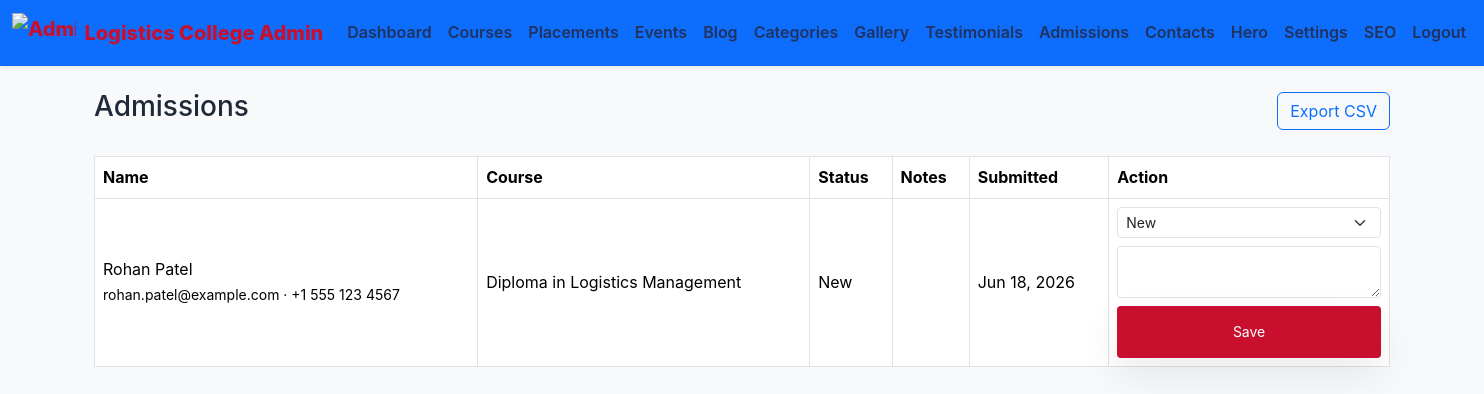
Screenshot of /admin/admissions.php (signed in) with the database file from the repository.
### tables this page shows
CREATE TABLE admissions (
  id INT UNSIGNED AUTO_INCREMENT PRIMARY KEY,
  name VARCHAR(150) NOT NULL,
  mobile VARCHAR(50) NOT NULL,
  email VARCHAR(150) NOT NULL,
  city VARCHAR(100) NOT NULL,
  state VARCHAR(100) NOT NULL,
  course_interested VARCHAR(255) NOT NULL,
  qualification VARCHAR(255) NOT NULL,
  message TEXT DEFAULT NULL,
  status ENUM('New','Contacted','Interested','Admitted','Rejected') NOT NULL DEFAULT 'New',
  notes TEXT DEFAULT NULL,
  created_at DATETIME NOT NULL DEFAULT CURRENT_TIMESTAMP,
  updated_at DATETIME NULL DEFAULT NULL
);

### includes/functions.php (called while the page is built, shortened)
<?php
function e($value) {
    return htmlspecialchars($value, ENT_QUOTES, 'UTF-8');
}
function get_base_url() {
    $scriptName = $_SERVER['SCRIPT_NAME'];
    $parts = explode('/', trim($scriptName, '/'));
    if (!empty($parts) && $parts[0] !== 'index.php') {
        array_pop($parts);
        return '/' . implode('/', $parts);
    }
    return '/';
}
function site_url($path = '') {
    $base = get_base_url();
    return $base . '/' . ltrim($path, '/');
}

### admin/admissions.php (the view, shortened to what this page needs)
<?php
require_once __DIR__ . '/../config/config.php';
$admissions = $pdo->query('SELECT * FROM admissions ORDER BY created_at DESC')->fetchAll();
require_once __DIR__ . '/../includes/admin_header.php';
?>
<div class="d-flex justify-content-between align-items-center mb-4">
    <h3>Admissions</h3>
    <a href="<?= e(site_url('admin/admissions.php?export=csv')) ?>" class="btn btn-outline-primary">Export CSV</a>
</div>
<table class="table table-bordered align-middle">
    <thead>
        <tr>
            <th>Name</th>
            <th>Course</th>
            <th>Status</th>
            <th>Notes</th>
            <th>Submitted</th>
            <th>Action</th>
        </tr>
    </thead>
    <tbody>
        <?php foreach ($admissions as $item): ?>
            <tr>
                <td><?= e($item['name']) ?><br><small><?= e($item['email']) ?> · <?= e($item['mobile']) ?></small></td>
                <td><?= e($item['course_interested']) ?></td>
                <td><?= e($item['status']) ?></td>
                <td><?= e($item['notes']) ?></td>
                <td><?= e(date('M j, Y', strtotime($item['created_at']))) ?></td>
                <td>
                    <form method="POST" class="admission-form d-flex flex-column gap-2">
                        <select name="status" class="form-select form-select-sm" required>
                            <?php foreach (['New','Contacted','Interested','Admitted','Rejected'] as $status): ?>
                                <option value="<?= e($status) ?>" <?= $item['status'] === $status ? 'selected' : '' ?>><?= e($status) ?></option>
                            <?php endforeach; ?>
                        </select>
                        <textarea name="notes" class="form-control form-control-sm" rows="2"><?= e($item['notes']) ?></textarea>
                        <button type="submit" class="btn btn-sm btn-primary">Save</button>
                    </form>
                </td>
            </tr>
        <?php endforeach; ?>
    </tbody>
</table>
<?php require_once __DIR__ . '/../includes/admin_footer.php';

### assets/css/style.css (style rules this page uses)
:root { --primary: #c8102e; --secondary: #ffcc00; --surface: #ffffff; --muted: #6b7280; --bg: #f4f7fb; --border: rgba(9, 31, 59, 0.08); }
* { box-sizing: border-box; }
body { font-family: 'Inter', sans-serif; background: var(--bg); color: #1f2937; line-height: 1.6; }
a { text-decoration: none; }
.btn-primary { background: var(--primary); border: none; padding: 0.95rem 1.7rem; box-shadow: 0 18px 40px rgba(0, 0, 0, 0.08); color: #fff; }
.table td, .table th { vertical-align: middle; }

### rows the page displays
admissions: name "Rohan Patel", email "rohan.patel@example.com", mobile "+1 555 123 4567", course_interested "Diploma in Logistics Management", status "New", created_at "Jun 18, 2026"

### other values shown
form field status "New"
